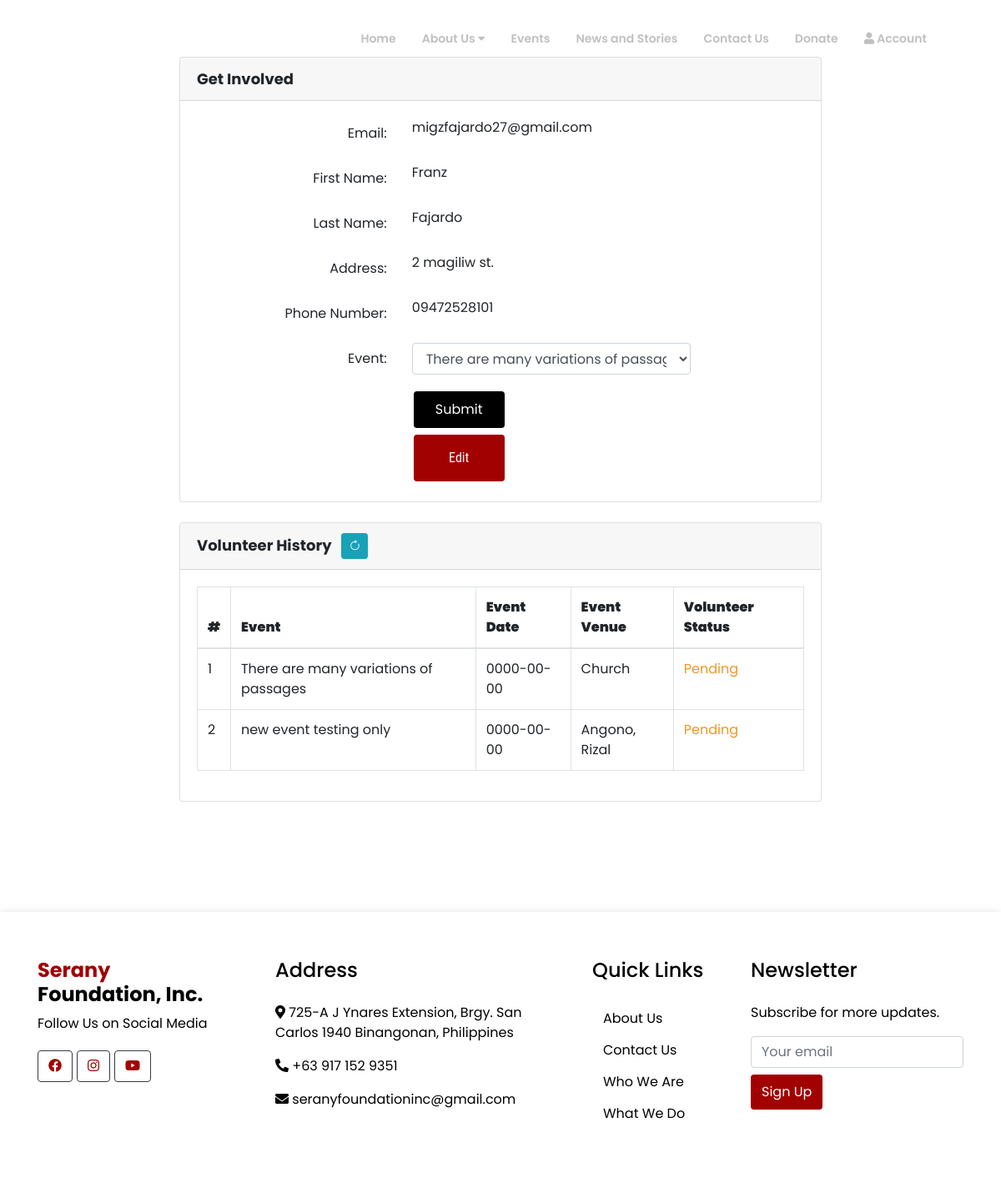
The app's page /volunteer.php (signed in) with its own data.
### tables this page shows
CREATE TABLE `volunteers` (
  `id` int(11) NOT NULL,
  `email` varchar(255) NOT NULL,
  `first_name` varchar(255) NOT NULL,
  `last_name` varchar(255) NOT NULL,
  `address` text NOT NULL,
  `contact_number` varchar(20) NOT NULL,
  `event` varchar(255) NOT NULL,
  `event_date` date NOT NULL,
  `event_venue` varchar(120) NOT NULL,
  `volunteer_status` int(10) NOT NULL
);

### volunteer.php (the view, shortened to what this page needs)
<?php
include("connect/config.php");
include "header.php";
$id = $_SESSION['valid'];
$query = mysqli_query($con, "SELECT * FROM login WHERE id=$id ");
while ($result = mysqli_fetch_assoc($query)) {
    $res_Uname = $result['first_name'];
    $res_Lname = $result['last_name'];
    $res_Email = $result['email'];
    $res_Address = $result['address'];
    $res_PhoneNumber = $result['contact_number'];
}
?>
<!doctype html>
<html lang="en">
<head>
    <link rel="stylesheet" href="css/login_style.css">
    <link rel="stylesheet" href="https://stackpath.bootstrapcdn.com/bootstrap/4.1.3/css/bootstrap.min.css">
    <link rel="stylesheet" href="https://cdn.jsdelivr.net/npm/bootstrap-icons@1.3.0/font/bootstrap-icons.css" />
</head>
<body>
<main class="login-form">
    <div class="cotainer">
        <div class="row justify-content-center">
            <div class="col-md-8">
                <div class="card">
                    <div class="card-header">Get Involved</div>
                    <div class="card-body">
                    <form action="process_volunteer.php" method="post" onsubmit="return confirmSubmit()">
                    <div class="form-group row">
                            <label for="email" class="col-md-4 col-form-label text-md-right">Email:</label>
                            <div class="col-md-6">
                                <span><?php echo $res_Email ?></span>
                            </div>
                    </div>
                    <div class="form-group row">
                            <label for="first_name" class="col-md-4 col-form-label text-md-right">First Name:</label>
                            <div class="col-md-6">
                                <span><?php echo $res_Uname ?></span>
                            </div>
                    </div>
                    <div class="form-group row">
                            <label for="last_name" class="col-md-4 col-form-label text-md-right">Last Name:</label>
                            <div class="col-md-6">
                                <span><?php echo $res_Lname ?></span>
                            </div>
                    </div>
                    <div class="form-group row">
                            <label for="address" class="col-md-4 col-form-label text-md-right">Address:</label>
                            <div class="col-md-6">
                                <span><?php echo $res_Address ?></span>
                            </div>
                    </div>
                    <div class="form-group row">
                            <label for="contact_number" class="col-md-4 col-form-label text-md-right">Phone Number:</label>
                            <div class="col-md-6">
                                <span><?php echo $res_PhoneNumber ?></span>
                            </div>
                    </div>
                    <div class="form-group row">
                        <label for="event" class="col-md-4 col-form-label text-md-right">Event:</label>
                        <div class="col-md-6">
                            <select name="event" class="form-control">
                                <?php
                                $eventQuery = mysqli_query($con, "SELECT title, date, venue FROM events");
                                if ($eventQuery) {
                                    while ($eventResult = mysqli_fetch_assoc($eventQuery)) {
                                        $eventTitle = $eventResult['title'];
                                        $eventDate = $eventResult['date'];
                                        $eventVenue = $eventResult['venue'];
                                        echo "<option value=\"$eventTitle - $eventDate - $eventVenue\">$eventTitle - $eventDate - $eventVenue</option>";
                                    }
                                } else {
                                    echo "<option value=\"\">Error fetching events</option>";
                                }
                                ?>
                            </select>
                        </div>
                    </div>
                            <div class="col-md-6 offset-md-4">
                                    <input type="submit" class="btn1" name="submit" value="Submit" required>
                                </div>
                                <div class="col-md-6 offset-md-4">
                                    <input type="button" class="btn2" value="Edit" onclick="confirmEdit()">
                                </div>
                            </form>
                        </div>
                    </div>
                    <div class="card mt-4">
                        <div class="card-header">
                            Volunteer History
                            <button class="btn btn-sm btn-info ml-2" onclick="location.reload()">
                                <i class="bi bi-arrow-clockwise"></i>
                            </button>
                        </div>
                        <div class="card-body">
                            <div class="table-responsive">
                                <?php
                                $volunteerHistoryQuery = mysqli_query($con, "SELECT * FROM volunteers WHERE email='$res_Email'");
                                if (mysqli_num_rows($volunteerHistoryQuery) > 0) {
                                    echo "<table class=\"table table-bordered\">
                                            <thead>
                                                <tr>
                                                    <th><b>#</b></th>
                                                    <th><b>Event</b></th>
                                                    <th><b>Event Date</b></th>
                                                    <th><b>Event Venue</b></th>
                                                    <th><b>Volunteer Status</b></th>
                                                </tr>
                                            </thead>
                                            <tbody>";
                                    $number = 1;
                                    while ($volunteerResult = mysqli_fetch_assoc($volunteerHistoryQuery)) {
                                        $eventTitle = $volunteerResult['event'];
                                        $eventDate = $volunteerResult['event_date'];
                                        $eventVenue = $volunteerResult['event_venue'];
                                        $volunteerStatus = $volunteerResult['volunteer_status'];
                                        if ($volunteerStatus == 0) {
                                            $statusLabel = 'Pending';
                                            $textColor = '#EE9626';
                                        } elseif ($volunteerStatus == 1) {
                                            $statusLabel = 'Confirmed';
                                            $textColor = 'green';
                                        } elseif ($volunteerStatus == 2) {
                                            $statusLabel = 'Participated';
                                            $textColor = 'blue';
                                        } else {
                                            $statusLabel = 'Unknown';
                                            $textColor = 'black';
                                        }
                                        echo "<tr>
                                                <td>$number</td>
                                                <td>$eventTitle</td>
                                                <td>$eventDate</td>
                                                <td>$eventVenue</td>
                                                <td style=\"color: $textColor;\">$statusLabel</td>
                                            </tr>";
                                        $number++;
                                    }
                                    echo "</tbody></table>";
                                } else {
                                    echo "<p>No volunteer history available.</p>";
                                }
                                ?>
                            </div>
                        </div>
                    </div>
                </div>
            </div>
        </div>
    </main>
</body>
</html>
  <?php include "footer.php"; ?>

### header.php (shortened to what this page needs)
<!DOCTYPE html>
<html lang="en">
<head>
    <link rel="stylesheet" href="https://maxcdn.bootstrapcdn.com/bootstrap/4.5.2/css/bootstrap.min.css">
    <link rel="stylesheet" href="https://cdnjs.cloudflare.com/ajax/libs/font-awesome/5.15.4/css/all.min.css">
    <link rel="stylesheet" href="css/indexuser.css">
</head>
<body>
<div class="header-container">
    <header id="main-header">
        <nav class="navbar navbar-expand-lg">
            <div class="container">
                <div class="navbar-header">
                </div>
                <div class="collapse navbar-collapse justify-content-end" id="navbarNav">
                    <ul class="navbar-nav">
                        <li class="nav-item"><a class="nav-link" href="index.php">Home</a></li>
                        <li class="nav-item">
                        <li class="nav-item">
                        <span class="nav-link">About Us <i class="fas fa-caret-down"></i></span>
                        </li>
                        <li class="nav-item"><a class="nav-link" href="events.php">Events</a></li>
                        <li class="nav-item"><a class="nav-link" href="news-updates.php">News and Stories</a></li>
                        <li class="nav-item"><a class="nav-link" href="contact.php">Contact Us</a></li>
                        <li class="nav-item"><a class="nav-link" href="Donate.php">Donate</a></li>
                        <li class="nav-item login"><a class="nav-link" href="login.php"><i class="fas fa-user"></i> Account</a></li>
                    </ul>
                </div>
            </div>
        </nav>
    </header>
</div>
</body>
</head>
</body>
</html>

### footer.php (shortened to what this page needs)
<!DOCTYPE html>
<html lang="en">
<head>
    <link href="https://cdnjs.cloudflare.com/ajax/libs/font-awesome/5.10.0/css/all.min.css" rel="stylesheet">
    <link href="https://cdn.jsdelivr.net/npm/bootstrap-icons@1.4.1/font/bootstrap-icons.css" rel="stylesheet">
</head>
<body>
<div class="container-fluid bg-white footer mt-1 pt-2 wow fadeIn" data-wow-delay="0.1s">
    <div class="container py-5">
        <div class="row g-5">
        <div class="col-lg-3 col-md-6">
    <h4 class="text-white mb-2">
        <span style="color: #a10101;"><b>Serany</b></span> <br>
        <span style="color: #000000;"><b>Foundation, Inc.</b></span>
    </h4>
                <p>Follow Us on Social Media</p>
                <div class="d-flex pt-1 social-icons">
    <a class="btn btn-square btn-outline-dark me-1" href=""><i class="fab fa-facebook"></i></a>
    <a class="btn btn-square btn-outline-dark me-1" href=""><i class="fab fa-instagram"></i></a>
    <a class="btn btn-square btn-outline-dark me-1" href=""><i class="fab fa-youtube"></i></a>
</div>
        </div>
            <div class="col-lg-4 col-md-6">
                <h4 class="text-black mb-4">Address</h4>
                <p><i class="fa fa-map-marker-alt me-3"></i> 725-A J Ynares Extension, Brgy. San Carlos 1940 Binangonan, Philippines</p>
                <p><i class="fa fa-phone-alt me-3"></i> +63 917 152 9351</p>
                <p><i class="fa fa-envelope me-3"></i> seranyfoundationinc@gmail.com</p>
            </div>
            <div class="col-lg-2 col-md-6 quick-links">
    <h4 class="text-black mb-4">Quick Links</h4>
    <ul class="list-unstyled">
        <li><a href="" class="btn btn-link">About Us</a></li>
        <li><a href="" class="btn btn-link">Contact Us</a></li>
        <li><a href="" class="btn btn-link">Who We Are</a></li>
        <li><a href="" class="btn btn-link">What We Do</a></li>
    </ul>
</div>
            <div class="col-lg-3 col-md-6">
                <h4 class="text-black mb-4">Newsletter</h4>
                <p>Subscribe for more updates.</p>
                <div class="position-relative mx-auto" style="max-width: 400px">
                    <input class="form-control bg-transparent w-100 py-3 ps-4 pe-5" type="text" placeholder="Your email">
                    <button type="button-footer" class="btn-footer btn py-2 position-absolute top-0 end-0 mt-2 me-2">Sign Up</button>
                </div>
            </div>
        </div>
    </div>
</div>
</body>
</html>

### css/indexuser.css (style rules this page uses)
:root { --pink:#e9768f; --black: #1d1c1c; --white: #fff; --serany-red: #a10101; --light-color:#f8f8f8; --header:#d3d3d3; --font-default: "Poppins", sans-serif; --font-secondary:"Roboto", sans-serif; --box-shadow:0 .5rem 1.5rem rgba(0,0,0,.1); }
* { box-sizing: border-box; margin: 0; padding: 0; }
.container { max-width: 1200px; margin: 0 auto; padding: 0 0px; }
body { background-color: #FFFFFF; }
:root { --pink:#e9768f; --black: #000000; --white: #ffffff; --red: #800020; --light-color:#e6e6e6; --box-shadow:0 .5rem 1.5rem rgba(0,0,0,.1); }
* { font-family: 'Poppins', sans-serif; margin: 0; padding: 0; box-sizing: border-box; outline: none; border: none; text-decoration: none; }
html { scroll-behavior: smooth; }

### css/login_style.css (style rules this page uses)
body { margin: 0; font-weight: 400; line-height: 1.6; color: #212529; text-align: left; background-color: #f5f8fa; }
.login-form { padding-top: 8rem; padding-bottom: 8rem; }
.login-form .row { margin-left: 0; margin-right: 0; }
input[type=submit] { color: #ffffff; border: none; font-family: 'Poppins', sans-serif; padding: 10px 12px; border-radius: 0.25rem; text-decoration: none; margin: 4px 2px; cursor: pointer; background-color: #000000; }
.card-header { font-family: 'Poppins', sans-serif; font-size: 18px; font-weight: bold; }
.btn1 { background-color: #000000; color: white; padding: 10px 15px; border: none; border-radius: 5px; cursor: pointer; }

### header.php (style rules this page uses)
.header-container { position: fixed; top: 0; left: 0; width: 100%; z-index: 1000; }
#main-header { padding: 20px 50px; transition: background-color 0.5s ease; }
.navbar { display: flex; justify-content: flex-end; align-items: center; }
.navbar-nav { list-style: none; padding: 0; }
.nav-link { text-decoration: none; position: relative; color: silver; font-size: 14px; font-weight: 600; margin-left: 15px; }
.nav-link::after { content: ''; position: absolute; left: 0; bottom: -3px; width: 0; height: 2px; background-color: #a10101; transition: width 0.3s ease; }
.nav-item { font-family: "roboto", sans-serif; }
.nav-item { position: relative; }

### volunteer.php (style rules this page uses)
.btn2, .btn1 { color: #fff; border: none; font-family: 'Roboto Condensed', sans-serif; padding: 16px 32px; border-radius: 0.25rem; text-decoration: none; margin: 4px 2px; cursor: pointer; width: 109px; box-sizing: border-box; }
.btn2 { background-color: #A10101; color: white; }
.btn1 { background-color: #0066cc; color: white; }
.cotainer { margin-top: -60px; }

### footer.php (style rules this page uses)
.footer { background-color: #000; color: #000; box-shadow: 0 0 10px rgba(0, 0, 0, 0.1); }
.footer h1, .footer h4 { color: #000; }
.social-icons a { margin-right: 5px; color: #a10101; }
.social-icons a:last-child { margin-right: 0; }
.quick-links a { color: #000000; }
.btn-link { text-decoration: none; }
.btn-footer { background-color: #a10101; color: #ffffff; }

### records on screen
volunteers: event "There are many variations of passages", event_date "0000-00-00", event_venue "Church", volunteer_status "Pending"
volunteers: event "new event testing only", event_date "0000-00-00", event_venue "Angono, Rizal", volunteer_status "Pending"

### other values on screen
$res_Email "migzfajardo27@gmail.com"
$res_Uname "Franz"
$res_Lname "Fajardo"
$res_Address "2 magiliw st."
$res_PhoneNumber "09472528101"
form field event "There are many variations of passages - 0000-00-00 - Church"
